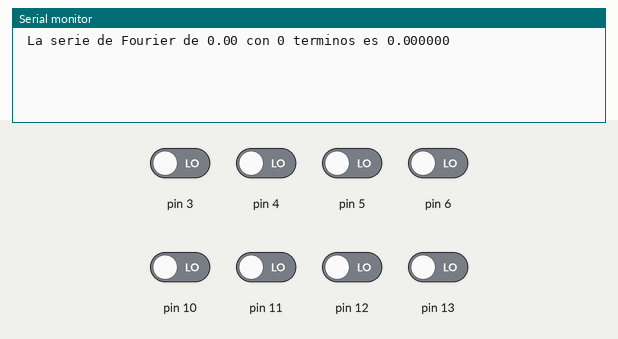
Simulated run of this sketch. Board: Arduino Uno, built with avr-gcc and run on an emulated ATmega328P. Shown: the last lines printed to the serial monitor. Inputs (shaded band) come from the test bench; at power-on: pin 3–6, pin 10–13 LOW.

Above: at 1.2 s.
1.3 s: pin 3 driven HIGH
At 2.2 s:
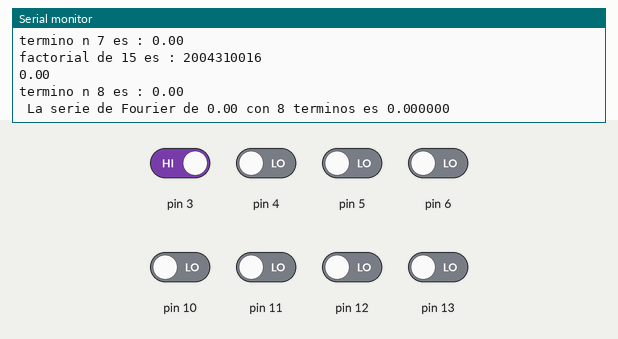
2.8 s: pin 4 driven HIGH
At 4.1 s:
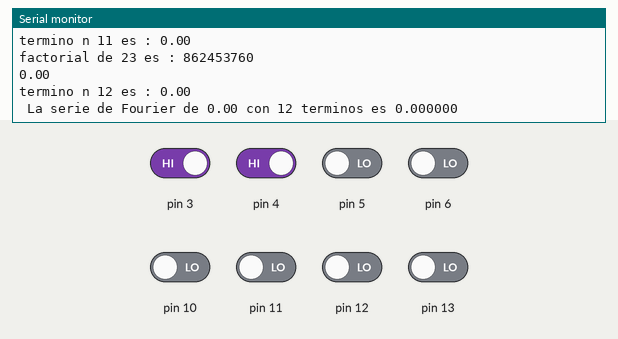
4.3 s: pin 5 driven HIGH
At 5.7 s:
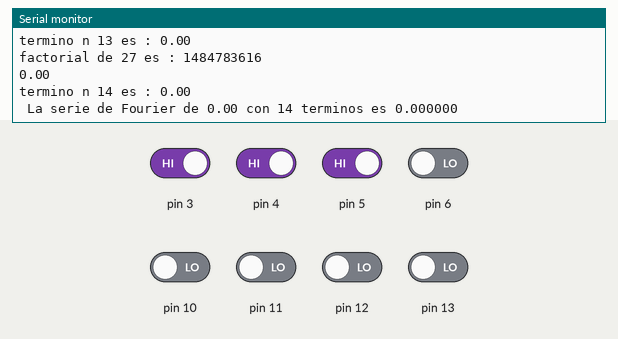
5.8 s: pin 6 driven HIGH
At 7.2 s:
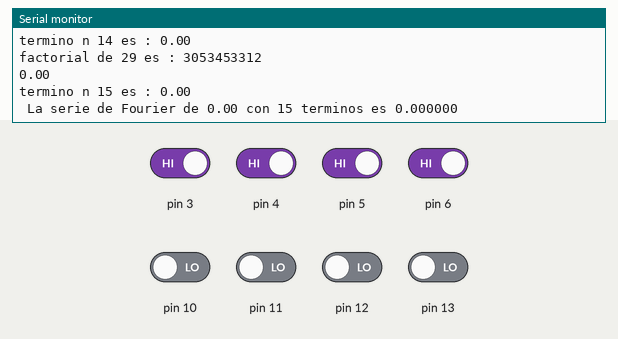
7.3 s: pin 10 driven HIGH
At 8.7 s:
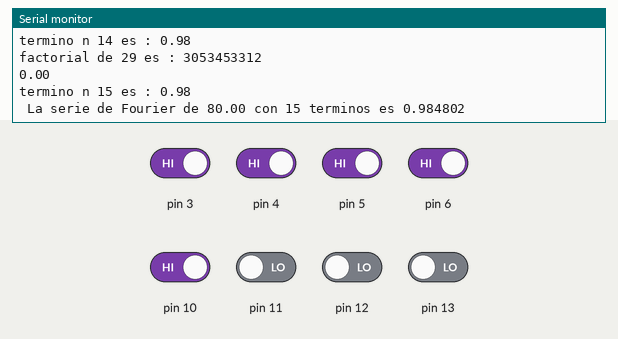
8.8 s: pin 11 driven HIGH
At 10.4 s:
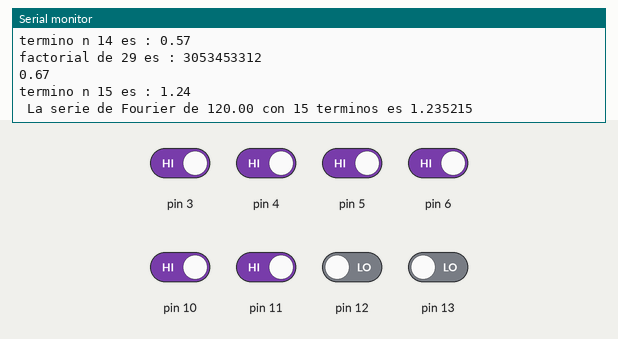
Timing chart, 0 to 11.3 s (numbered marks = the images above; inputs shaded):
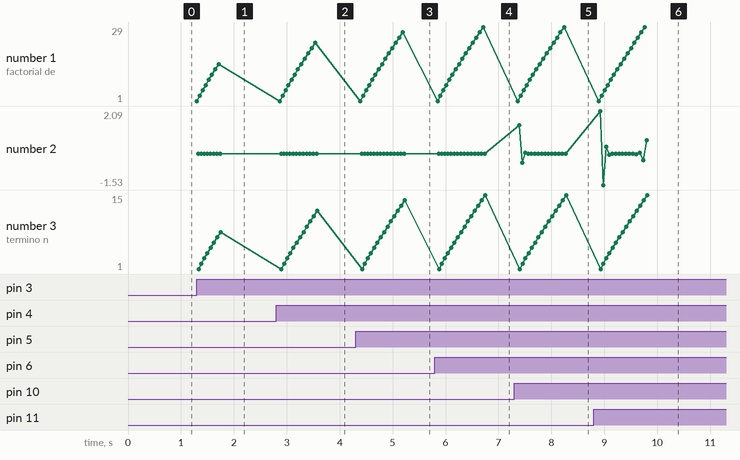

Measured:
- after the input at 1.3 s, the serial monitor: prints a new line at once (image 1)
- after the input at 2.8 s, the serial monitor: prints a new line after 0.54 s (image 2)
- after the input at 4.3 s, the serial monitor: prints a new line after 0.82 s (image 3)
- after the input at 5.8 s, the serial monitor: prints a new line after 0.91 s (image 4)
- after the input at 7.3 s, the serial monitor: prints a new line after 0.09 s (image 5)
- after the input at 8.8 s, the serial monitor: prints a new line after 0.12 s (image 6)
- plotted number 1: 15 → 23 after the input at 2.8 s, 23 → 27 after the input at 4.3 s, 27 → 29 after the input at 5.8 s
- plotted number 2: 0 → 0.67 after the input at 8.8 s

The sketch:

_TVIRTUAL_2THUMBS_TAYLOR__________________E08C_________TAREA.ino
```cpp
byte ntotal,i,j; //para que FUNCIONE el if, que te ahorra el do while, cuando son muchas comp de thumb
double senxtaylor=0,x,xanterior=-1,ntotalanterior=-1; //double no es suficiente para factoriales grandes.
unsigned long p; //double es para decimales, long NO.
bool a0,a1,a2,a3,c0,c1,c2,c3;
#define PI 3.141592653589 //sin punto y coma en #define siempre.
void setup(){
   Serial.begin(9600);
   for(i=10;i<=13;i++)
      pinMode(i,INPUT);
   for(i=3;i<=6;i++)
      pinMode(i,INPUT);
}
void loop(){
   a0=digitalRead(13);a1=digitalRead(12);a2=digitalRead(11);a3=digitalRead(10);
   c0=digitalRead(6);c1=digitalRead(5);c2=digitalRead(4);c3=digitalRead(3);
   x=(a3*8+a2*4+a1*2+a0)*10*PI/(180); //en rads x no INT o se arruinaa, angulo *10
   ntotal=c3*8+c2*4+c1*2+c0;

   if(x!=xanterior | ntotal!=ntotalanterior){ //si se cambio el numero en THUMBSWITCH ENTONCES RECIEN RECALCULO TODO :

         //0 1 2     3-1
         //para que i lo use como valor de k. pues la cantidad ya la relacione.
         for(i=0;i<=ntotal-1;i++){

          p=1; // reseteo el p aqui, para que no se acumule, ADEMAS evito error cuando i=0,
          if(i!=0){// SALTEO EL MODIFICANDO de p al inicio.
          for(j=1;j<=2*i+1;j++){
           p=p*j;} //no poner parentesis a j, o se jode todo.
          }
          Serial.print("factorial de ");
          Serial.print(2*i+1);
          Serial.print(" es : ");
          Serial.println(p);
          //si la variable en que se almacena es byte, ENTERIZA y error. senxtaylor debe ser long.

          senxtaylor=  senxtaylor + pow(-1,i)*(pow( x,2*i+1)/(p));   //overflow?  //MINIMO  10 TERMINOS porque sino el error es 900%
         //p debe ser unisgned para que aumente su capacidad y que no interfiera su - con los otros.
          Serial.println(pow(-1,i)*(pow( x,2*i+1)/p));
          Serial.print("termino n ");
          Serial.print(i+1);
          Serial.print(" es : ");
          Serial.println(senxtaylor);
         }
         Serial.print(" La serie de Fourier de ");
         Serial.print(x*180/PI); //en grados.
         Serial.print(" con ");
         Serial.print(ntotal);
         Serial.print(" terminos es ");
         Serial.println(senxtaylor,6);
      senxtaylor=0;
      xanterior=x;
      ntotalanterior=ntotal;
   } delay (100); //Posibles rebotes que ocasionan MAL RECIBO DE INPUT, por tanto CALCULOS de otros numeros.
}
```
